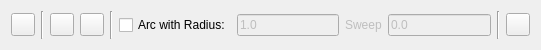
<?xml version="1.0" encoding="UTF-8"?>
<ui version="4.0">
 <class>DrawFmsLanes</class>
 <widget class="QWidget" name="DrawFmsLanes">
  <property name="geometry">
   <rect>
    <x>0</x>
    <y>0</y>
    <width>541</width>
    <height>50</height>
   </rect>
  </property>
  <layout class="QHBoxLayout" name="horizontalLayout">
   <item>
    <widget class="QToolButton" name="Close">
     <property name="sizePolicy">
      <sizepolicy hsizetype="Preferred" vsizetype="Fixed">
       <horstretch>0</horstretch>
       <verstretch>0</verstretch>
      </sizepolicy>
     </property>
     <property name="toolTip">
      <string>Close polyline</string>
     </property>
     <property name="text">
      <string/>
     </property>
     <property name="icon">
      <iconset>
       <normaloff>Close.svg</normaloff>Close.svg</iconset>
     </property>
    </widget>
   </item>
   <item>
    <widget class="Line" name="SeparatorClose">
     <property name="orientation">
      <enum>Qt::Vertical</enum>
     </property>
    </widget>
   </item>
   <item>
    <widget class="QToolButton" name="Undo">
     <property name="sizePolicy">
      <sizepolicy hsizetype="Preferred" vsizetype="Fixed">
       <horstretch>0</horstretch>
       <verstretch>0</verstretch>
      </sizepolicy>
     </property>
     <property name="toolTip">
      <string>Undo Previous Segment</string>
     </property>
     <property name="icon">
      <iconset>
       <normaloff>Undo.svg</normaloff>Undo.svg</iconset>
     </property>
    </widget>
   </item>
   <item>
    <widget class="QToolButton" name="Redo">
     <property name="sizePolicy">
      <sizepolicy hsizetype="Preferred" vsizetype="Fixed">
       <horstretch>0</horstretch>
       <verstretch>0</verstretch>
      </sizepolicy>
     </property>
     <property name="toolTip">
      <string>Redo Segment</string>
     </property>
     <property name="icon">
      <iconset>
       <normaloff>Redo.svg</normaloff>Redo.svg</iconset>
     </property>
    </widget>
   </item>
   <item>
    <widget class="Line" name="SeparatorRedo">
     <property name="orientation">
      <enum>Qt::Vertical</enum>
     </property>
    </widget>
   </item>
   <item>
    <widget class="QCheckBox" name="ArcSegment">
     <property name="text">
      <string>Arc with Radius:</string>
     </property>
    </widget>
   </item>
   <item>
    <widget class="RMathLineEdit" name="Radius">
     <property name="enabled">
      <bool>false</bool>
     </property>
     <property name="text">
      <string notr="true">1.0</string>
     </property>
     <property name="angle" stdset="0">
      <bool>false</bool>
     </property>
     <property name="defaultUnit" stdset="0">
      <number>0</number>
     </property>
    </widget>
   </item>
   <item>
    <widget class="QLabel" name="sweepLabel">
     <property name="enabled">
      <bool>false</bool>
     </property>
     <property name="text">
      <string>Sweep</string>
     </property>
     <property name="buddy">
      <cstring>Sweep</cstring>
     </property>
    </widget>
   </item>
   <item>
    <widget class="RMathLineEdit" name="Sweep">
     <property name="enabled">
      <bool>false</bool>
     </property>
     <property name="text">
      <string notr="true">0.0</string>
     </property>
     <property name="angle" stdset="0">
      <bool>false</bool>
     </property>
     <property name="defaultUnit" stdset="0">
      <number>0</number>
     </property>
    </widget>
   </item>
   <item>
    <widget class="Line" name="line_3">
     <property name="orientation">
      <enum>Qt::Vertical</enum>
     </property>
    </widget>
   </item>
   <item>
    <widget class="QToolButton" name="Restrict">
     <property name="sizePolicy">
      <sizepolicy hsizetype="Preferred" vsizetype="Fixed">
       <horstretch>0</horstretch>
       <verstretch>0</verstretch>
      </sizepolicy>
     </property>
     <property name="toolTip">
      <string>Restrict length or angle</string>
     </property>
     <property name="icon">
      <iconset>
       <normaloff>../../../Snap/RestrictAngleLength/RestrictAngleLength.svg</normaloff>../../../Snap/RestrictAngleLength/RestrictAngleLength.svg</iconset>
     </property>
     <property name="checkable">
      <bool>true</bool>
     </property>
     <property name="checked">
      <bool>false</bool>
     </property>
    </widget>
   </item>
  </layout>
 </widget>
 <customwidgets>
  <customwidget>
   <class>RMathLineEdit</class>
   <extends>QLineEdit</extends>
   <header>RMathLineEdit.h</header>
  </customwidget>
 </customwidgets>
 <resources/>
 <connections>
  <connection>
   <sender>ArcSegment</sender>
   <signal>toggled(bool)</signal>
   <receiver>Radius</receiver>
   <slot>setEnabled(bool)</slot>
   <hints>
    <hint type="sourcelabel">
     <x>119</x>
     <y>23</y>
    </hint>
    <hint type="destinationlabel">
     <x>158</x>
     <y>26</y>
    </hint>
   </hints>
  </connection>
  <connection>
   <sender>ArcSegment</sender>
   <signal>toggled(bool)</signal>
   <receiver>sweepLabel</receiver>
   <slot>setEnabled(bool)</slot>
   <hints>
    <hint type="sourcelabel">
     <x>168</x>
     <y>16</y>
    </hint>
    <hint type="destinationlabel">
     <x>366</x>
     <y>16</y>
    </hint>
   </hints>
  </connection>
  <connection>
   <sender>ArcSegment</sender>
   <signal>toggled(bool)</signal>
   <receiver>Sweep</receiver>
   <slot>setEnabled(bool)</slot>
   <hints>
    <hint type="sourcelabel">
     <x>168</x>
     <y>16</y>
    </hint>
    <hint type="destinationlabel">
     <x>445</x>
     <y>16</y>
    </hint>
   </hints>
  </connection>
 </connections>
</ui>
